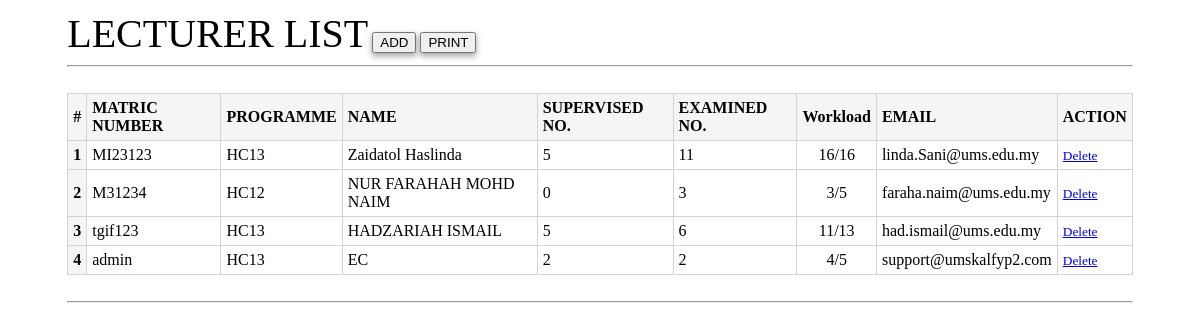
The page /Admin/lecturer_view.php on the database its author committed.
### tables this page shows
CREATE TABLE `users` (
  `iduser` varchar(20) NOT NULL,
  `password` varchar(50) NOT NULL,
  `role` text DEFAULT NULL
);

CREATE TABLE `lecturer` (
  `id` int(11) NOT NULL,
  `lectID` varchar(50) NOT NULL,
  `programme` varchar(5) DEFAULT NULL,
  `lectName` varchar(100) DEFAULT NULL,
  `lectEmail` varchar(100) DEFAULT NULL,
  `lectPhone` varchar(100) DEFAULT NULL,
  `workload` int(20) DEFAULT 5,
  `workload_status` varchar(20) NOT NULL DEFAULT 'Ongoing',
  `code` mediumint(50) NOT NULL DEFAULT 0
);

### Admin/lecturer_view.php (the view, shortened to what this page needs)
<?php
include_once ('../includes/config.php');
?>
<!DOCTYPE html>
<html lang="en">
<head>
</head>
<body>
	<div class="lecturer_view">
		<label>LECTURER LIST</label>
		<button onclick='window.location.href="?view=lecturer_add"'>ADD</button>
		<button onclick="window.print();">PRINT</button>
		<hr><br>
		<table>
			<tr>
				<th>#</th>
				<th>MATRIC NUMBER</th>
				<th>PROGRAMME</th>
				<th>NAME</th>
				<th>SUPERVISED NO.</th>
				<th>EXAMINED NO.</th>
				<th>Workload</th>
				<th>EMAIL</th>
				<th id="forPrint">ACTION</th>
			</tr>
			<?php
$viewsql = 'SELECT * FROM users
INNER JOIN lecturer
ON lecturer.lectID = users.iduser
WHERE role != "student"
ORDER BY lectName desc
LIMIT 0,20';
$view = mysqli_query($conn,$viewsql);
$x = 0;
while($row = mysqli_fetch_assoc($view)){
	echo "<tr>
	<th>" .++$x. "</th>
	<td>
	{$row['lectID']}
	</td>
	<td>{$row['programme']}</td>
	<td >
	{$row['lectName']}
	</td>";
	$id = $row['lectID'];
	$svstu = mysqli_query($conn,"SELECT * FROM `project`
	  INNER JOIN student
	  ON student.studID=project.stud1 or student.studID=project.stud2 or student.studID = project.stud3 where svid = '$id' ");
	$kira = mysqli_num_rows($svstu);
	echo
	"<td>
	{$kira}
	</td>";
	$exstu = mysqli_query($conn,"SELECT * FROM `project`
	  INNER JOIN student
	  ON student.studID=project.stud1 or student.studID=project.stud2 or student.studID = project.stud3 where exid1 = '$id' or exid2 = '$id' ");
	$kira2 = mysqli_num_rows($exstu);
	echo"
	<td>
	{$kira2}
	</td>";
	$tot = $kira + $kira2;
	echo "<td><center>".$tot."/".$row['workload']."</center></td>";
	echo "<td>{$row['lectEmail']}</td>
	<td id='forPrint'>
	<small>
	<a onclick='confirmationDelete(this);return false;' href=\"lecturer_delete.php?id={$row['lectID']}\">Delete </a>
	</small>
	</td>
	</tr>";}
			?>
		</table> <br>
		<hr>
		<br>
	</div>
</body>
</html>

### Admin/lecturer_view.php (style rules this page uses)
table, td, th { border: 1px solid lightgrey; background-color: white; text-align: left; padding: 5px; }
th { background-color: whitesmoke; }
table { width: 100%; border-collapse: collapse; }
.lecturer_view { width: 90%; margin: 0 auto; margin-top: 10px; }
.lecturer_view label { font-size: 40px; }
.lecturer_view button { box-shadow: rgba(0, 0, 0, 0.16) 0px 3px 6px, rgba(0, 0, 0, 0.23) 0px 3px 6px; }

### rows shown on the page
users: lecturer.lectID "MI23123", lecturer.programme "HC13", lecturer.lectName "Zaidatol Haslinda", kira "5", kira2 "11", tot "16", lecturer.workload "16", lecturer.lectEmail "linda.Sani@ums.edu.my"
users: lecturer.lectID "M31234", lecturer.programme "HC12", lecturer.lectName "NUR FARAHAH MOHD NAIM", kira "0", kira2 "3", tot "3", lecturer.workload "5", lecturer.lectEmail "faraha.naim@ums.edu.my"
users: lecturer.lectID "tgif123", lecturer.programme "HC13", lecturer.lectName "HADZARIAH ISMAIL", kira "5", kira2 "6", tot "11", lecturer.workload "13", lecturer.lectEmail "had.ismail@ums.edu.my"
users: lecturer.lectID "admin", lecturer.programme "HC13", lecturer.lectName "EC", kira "2", kira2 "2", tot "4", lecturer.workload "5", lecturer.lectEmail "support@umskalfyp2.com"
